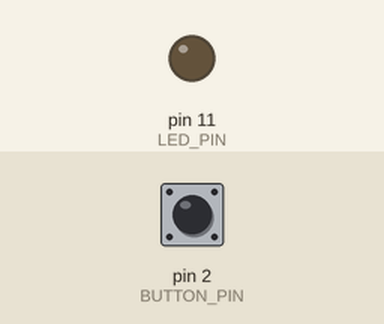
The sketch below on a simulated Arduino Uno, built with avr-gcc and run on an emulated ATmega328P. Shown: output pins drawn as LEDs (lit = HIGH). The inputs (shaded band) are chosen by the test bench; at power-on: pin 2 (BUTTON_PIN) LOW.

Above: at 1.2 s.
1.3 s: pin 2 (BUTTON_PIN) pulled HIGH for 0.15 s
At 1.37 s:
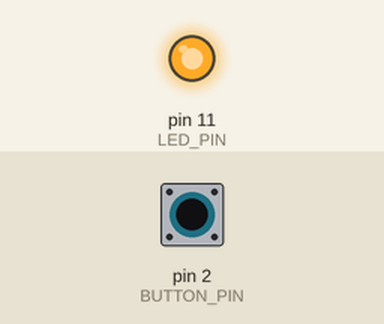
2.9 s: pin 2 (BUTTON_PIN) pulled HIGH for 3.2 s
At 6.8 s:
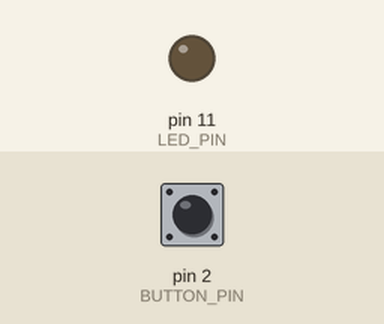
Timing chart, 0 to 8.3 s (numbered marks = the images above; inputs shaded):
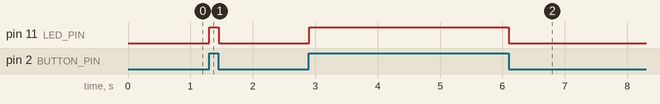

The sketch:

LEDPushButton.ino
```cpp
#define BUTTON_PIN 2
#define LED_PIN 11

/**
 * @brief Sets up the serial and the pins.
 *
 */
void setup() {
  Serial.begin(9600);
  pinMode(BUTTON_PIN, INPUT);
  pinMode(LED_PIN, OUTPUT);
}

/**
*
* @brief This method turns on LED if the push button is pressed.
*/
void loop() {
  if (digitalRead(BUTTON_PIN) == HIGH) {
    digitalWrite(LED_PIN, HIGH);
  }
  else {
    digitalWrite(LED_PIN, LOW);
  }
  delay(50);
}
```

Measured:
- after the input at 1.3 s, pin 11 (LED_PIN): LOW → HIGH at once, → LOW 0.15 s later
- after the input at 2.9 s, pin 11 (LED_PIN): LOW → HIGH at once, → LOW 3.2 s later
